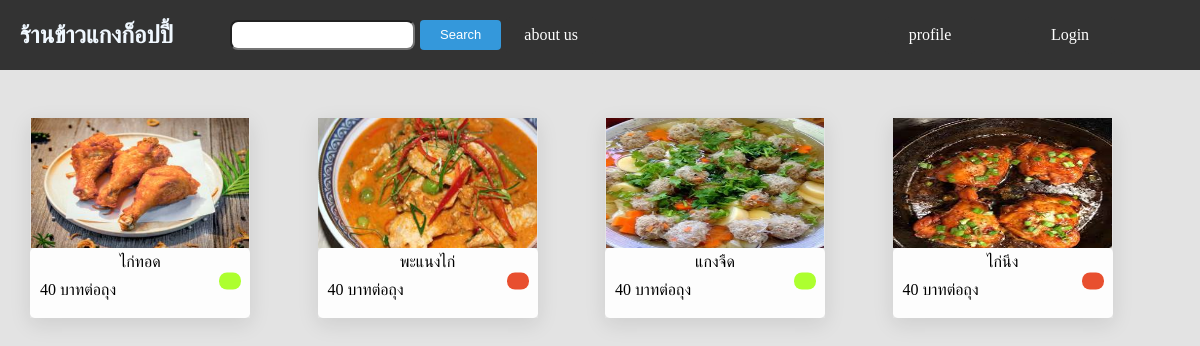
The app's page /, older data.
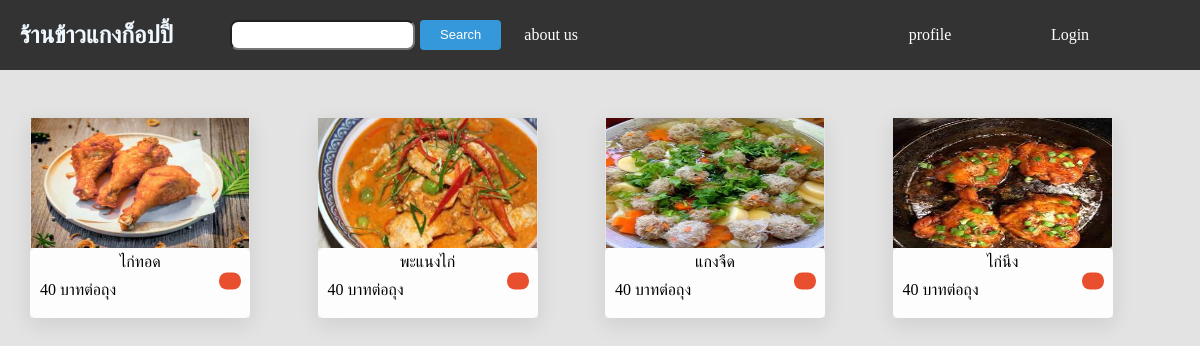
The same page, newer data.
### app/models.py (models this page shows, shortened)
class Food(models.Model):
    name = models.CharField(max_length=100)
    price = models.IntegerField(default=0)
    unit = models.CharField(max_length=100,default='บาทต่อถุง')
    score = models.FloatField(default=0,blank=True,null=True)
    quantity_review = models.IntegerField(default=0,blank=True,null=True)
    image = models.ImageField(upload_to='media/image/',blank=True,null=True)
    options = models.CharField(max_length=20, choices=(
        ('notchoose', 'ไม่ได้เลือก'),
        ('onsale', 'วางขาย'),
        ('soldout', 'ขายหมดแล้ว'),
    ), default='notchoose')

### app/views.py (the view)
# urls.py: path('',home, name='home'),
def home(req):
    food = Food.objects.all()
    context ={
        'food':food,
    }
    return render(req,'app/home.html',context)

### app/templates/app/home.html (shortened to what this page needs)
<!DOCTYPE html>
<html lang="en">
<head>
</head>
<body>
        {% include 'app/navbar.html' %}
        <div class="container-area">
            {%for f in food %}
                {%if f.options != 'notchoose'%}
                <div class="listitem">
                    <a href="/foodview/{{f.id}}/">
                        <div class="boxlistfood">
                            {%if f.image %}
                            <div class="image-food">
                                <img src="{{f.image.url}}" alt="food-image">
                            </div>
                            {%endif%}
                            <div class="box-detail">
                                <div class="overlay">
                                    {%if f.options == 'onsale' %}
                                    <div class="status-sale-green"></div>
                                    {%endif%}
                                    {%if f.options == 'soldout'%}
                                    <div class="status-sale-red"></div>
                                    {%endif%}
                                </div>
                                <div class="name">{{f.name}}</div>
                                <div class="detail_food">
                                    <div class="food-price">{{f.price}} {{f.unit}}</div>
                                </div>
                            </div>
                        </div>
                    </a>
                </div>
                {%endif%}
            {%endfor%}
            </div>
</body>
</html>

Row changes from the older to the newer data that the page shows:
changed Food "ไก่ทอด": options "onsale" → "soldout" (drawn)
changed Food "แกงจืด": options "onsale" → "soldout" (drawn)
